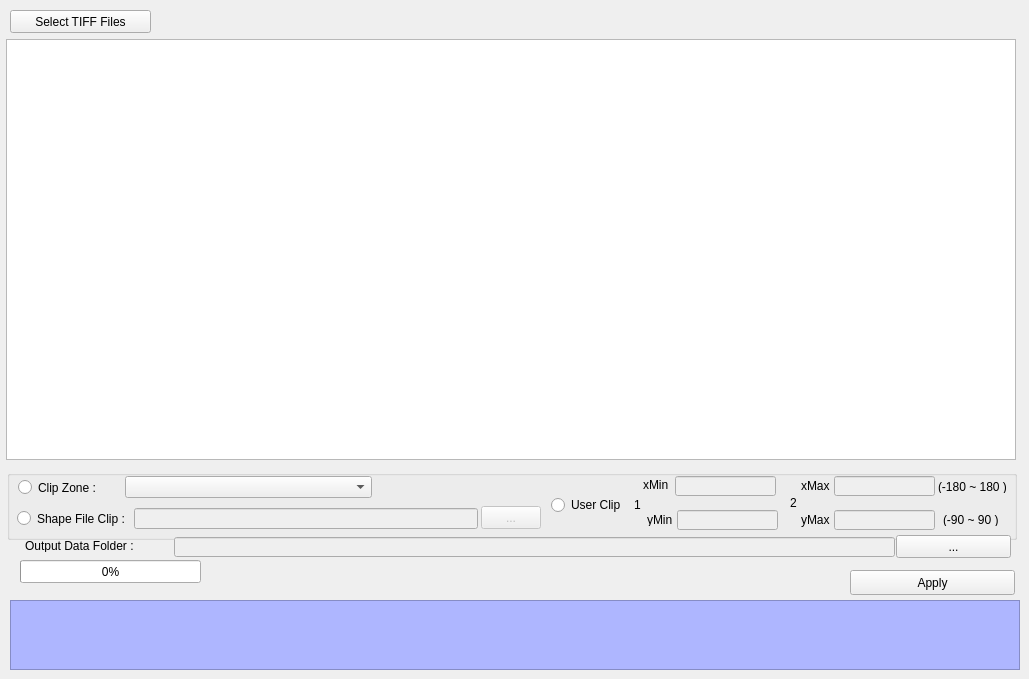
    <widget class="QWidget" name="tab">
     <attribute name="title">
      <string>Clip</string>
     </attribute>
     <widget class="QGroupBox" name="groupBox">
      <property name="geometry">
       <rect>
        <x>7</x>
        <y>470</y>
        <width>1010</width>
        <height>70</height>
       </rect>
      </property>
      <property name="title">
       <string/>
      </property>
      <widget class="QLineEdit" name="clip_1_y">
       <property name="enabled">
        <bool>false</bool>
       </property>
       <property name="geometry">
        <rect>
         <x>670</x>
         <y>40</y>
         <width>101</width>
         <height>20</height>
        </rect>
       </property>
      </widget>
      <widget class="QLineEdit" name="clip_2_y">
       <property name="enabled">
        <bool>false</bool>
       </property>
       <property name="geometry">
        <rect>
         <x>827</x>
         <y>40</y>
         <width>101</width>
         <height>20</height>
        </rect>
       </property>
      </widget>
      <widget class="QLabel" name="label_36">
       <property name="geometry">
        <rect>
         <x>783</x>
         <y>23</y>
         <width>16</width>
         <height>20</height>
        </rect>
       </property>
       <property name="text">
        <string>2</string>
       </property>
      </widget>
      <widget class="QLabel" name="label_38">
       <property name="geometry">
        <rect>
         <x>931</x>
         <y>11</y>
         <width>80</width>
         <height>12</height>
        </rect>
       </property>
       <property name="text">
        <string>(-180 ~ 180 )</string>
       </property>
      </widget>
      <widget class="QLabel" name="label_33">
       <property name="geometry">
        <rect>
         <x>636</x>
         <y>9</y>
         <width>40</width>
         <height>12</height>
        </rect>
       </property>
       <property name="text">
        <string>xMin</string>
       </property>
      </widget>
      <widget class="QLineEdit" name="txt_Shape_path">
       <property name="enabled">
        <bool>false</bool>
       </property>
       <property name="geometry">
        <rect>
         <x>127</x>
         <y>38</y>
         <width>344</width>
         <height>21</height>
        </rect>
       </property>
      </widget>
      <widget class="QRadioButton" name="rdo_Combo_Clip">
       <property name="geometry">
        <rect>
         <x>11</x>
         <y>9</y>
         <width>101</width>
         <height>17</height>
        </rect>
       </property>
       <property name="text">
        <string>Clip Zone :</string>
       </property>
      </widget>
      <widget class="QLineEdit" name="clip_1_x">
       <property name="enabled">
        <bool>false</bool>
       </property>
       <property name="geometry">
        <rect>
         <x>668</x>
         <y>6</y>
         <width>101</width>
         <height>20</height>
        </rect>
       </property>
      </widget>
      <widget class="QRadioButton" name="rdo_user_clip">
       <property name="geometry">
        <rect>
         <x>544</x>
         <y>27</y>
         <width>80</width>
         <height>16</height>
        </rect>
       </property>
       <property name="text">
        <string>User Clip</string>
       </property>
       <property name="checkable">
        <bool>true</bool>
       </property>
      </widget>
      <widget class="QRadioButton" name="rdo_Shape_Clip">
       <property name="enabled">
        <bool>true</bool>
       </property>
       <property name="geometry">
        <rect>
         <x>10</x>
         <y>40</y>
         <width>115</width>
         <height>17</height>
        </rect>
       </property>
       <property name="text">
        <string>Shape File Clip : </string>
       </property>
       <property name="checkable">
        <bool>true</bool>
       </property>
       <property name="checked">
        <bool>false</bool>
       </property>
       <property name="autoExclusive">
        <bool>true</bool>
       </property>
      </widget>
      <widget class="QComboBox" name="cmb_clip_zone">
       <property name="geometry">
        <rect>
         <x>118</x>
         <y>6</y>
         <width>247</width>
         <height>22</height>
        </rect>
       </property>
      </widget>
      <widget class="QLabel" name="label_35">
       <property name="geometry">
        <rect>
         <x>794</x>
         <y>6</y>
         <width>40</width>
         <height>20</height>
        </rect>
       </property>
       <property name="text">
        <string>xMax</string>
       </property>
      </widget>
      <widget class="QLabel" name="label_37">
       <property name="geometry">
        <rect>
         <x>640</x>
         <y>44</y>
         <width>30</width>
         <height>12</height>
        </rect>
       </property>
       <property name="text">
        <string>yMin</string>
       </property>
      </widget>
      <widget class="QLabel" name="label_32">
       <property name="geometry">
        <rect>
         <x>794</x>
         <y>40</y>
         <width>40</width>
         <height>20</height>
        </rect>
       </property>
       <property name="text">
        <string>yMax</string>
       </property>
      </widget>
      <widget class="QPushButton" name="btn_shape_dialog">
       <property name="enabled">
        <bool>false</bool>
       </property>
       <property name="geometry">
        <rect>
         <x>474</x>
         <y>36</y>
         <width>60</width>
         <height>23</height>
        </rect>
       </property>
       <property name="text">
        <string>...</string>
       </property>
      </widget>
      <widget class="QLabel" name="label_39">
       <property name="geometry">
        <rect>
         <x>936</x>
         <y>44</y>
         <width>70</width>
         <height>12</height>
        </rect>
       </property>
       <property name="text">
        <string>(-90 ~ 90 )</string>
       </property>
      </widget>
      <widget class="QLineEdit" name="clip_2_x">
       <property name="enabled">
        <bool>false</bool>
       </property>
       <property name="geometry">
        <rect>
         <x>827</x>
         <y>6</y>
         <width>101</width>
         <height>20</height>
        </rect>
       </property>
      </widget>
      <widget class="QLabel" name="label_34">
       <property name="geometry">
        <rect>
         <x>627</x>
         <y>27</y>
         <width>16</width>
         <height>16</height>
        </rect>
       </property>
       <property name="text">
        <string>1</string>
       </property>
      </widget>
     </widget>
     <widget class="QPushButton" name="btn_apply_clip">
      <property name="geometry">
       <rect>
        <x>850</x>
        <y>570</y>
        <width>165</width>
        <height>25</height>
       </rect>
      </property>
      <property name="text">
       <string>Apply</string>
      </property>
     </widget>
     <widget class="QTableWidget" name="tb_clip_Tiff">
      <property name="geometry">
       <rect>
        <x>6</x>
        <y>39</y>
        <width>1010</width>
        <height>421</height>
       </rect>
      </property>
      <attribute name="horizontalHeaderCascadingSectionResizes">
       <bool>false</bool>
      </attribute>
      <attribute name="horizontalHeaderStretchLastSection">
       <bool>true</bool>
      </attribute>
     </widget>
     <widget class="QTextEdit" name="txt_Clip_EX">
      <property name="enabled">
       <bool>false</bool>
      </property>
      <property name="geometry">
       <rect>
        <x>10</x>
        <y>600</y>
        <width>1010</width>
        <height>70</height>
       </rect>
      </property>
      <property name="styleSheet">
       <string notr="true">background-color: rgb(174, 182, 255);
font: 75 10pt &quot;MS Shell Dlg 2&quot;;</string>
      </property>
     </widget>
     <widget class="QProgressBar" name="clip_progressBar">
      <property name="geometry">
       <rect>
        <x>20</x>
        <y>560</y>
        <width>181</width>
        <height>23</height>
       </rect>
      </property>
      <property name="value">
       <number>0</number>
      </property>
     </widget>
     <widget class="QPushButton" name="btn_input_tiff">
      <property name="geometry">
       <rect>
        <x>10</x>
        <y>10</y>
        <width>141</width>
        <height>23</height>
       </rect>
      </property>
      <property name="text">
       <string>Select TIFF Files</string>
      </property>
     </widget>
     <widget class="QLabel" name="label_9">
      <property name="geometry">
       <rect>
        <x>25</x>
        <y>540</y>
        <width>137</width>
        <height>12</height>
       </rect>
      </property>
      <property name="text">
       <string>Output Data Folder : </string>
      </property>
     </widget>
     <widget class="QPushButton" name="btn_Output_Folder">
      <property name="geometry">
       <rect>
        <x>896</x>
        <y>535</y>
        <width>115</width>
        <height>23</height>
       </rect>
      </property>
      <property name="text">
       <string>...</string>
      </property>
     </widget>
     <widget class="QLineEdit" name="txt_output_clip">
      <property name="enabled">
       <bool>false</bool>
      </property>
      <property name="geometry">
       <rect>
        <x>174</x>
        <y>537</y>
        <width>721</width>
        <height>20</height>
       </rect>
      </property>
     </widget>
    </widget>
